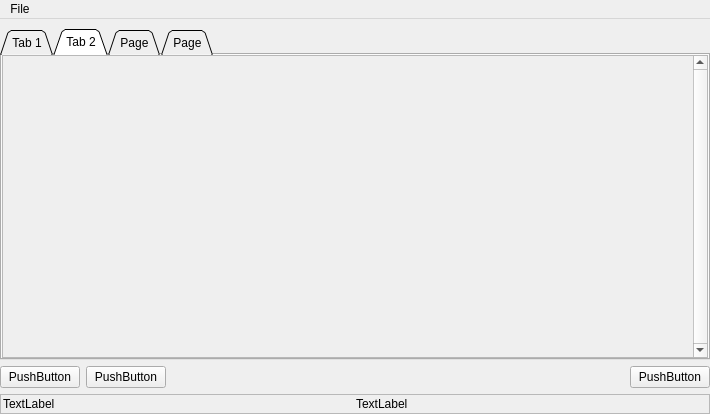
<?xml version="1.0" encoding="UTF-8"?>
<ui version="4.0">
 <class>MainWindow</class>
 <widget class="QMainWindow" name="MainWindow">
  <property name="geometry">
   <rect>
    <x>0</x>
    <y>0</y>
    <width>710</width>
    <height>414</height>
   </rect>
  </property>
  <property name="windowTitle">
   <string>Test</string>
  </property>
  <widget class="QWidget" name="centralWidget">
   <layout class="QGridLayout" name="gridLayout">
    <property name="leftMargin">
     <number>0</number>
    </property>
    <property name="topMargin">
     <number>10</number>
    </property>
    <property name="rightMargin">
     <number>0</number>
    </property>
    <property name="bottomMargin">
     <number>0</number>
    </property>
    <item row="0" column="1">
     <widget class="QTabWidget" name="tabWidget">
      <property name="tabShape">
       <enum>QTabWidget::Triangular</enum>
      </property>
      <property name="currentIndex">
       <number>1</number>
      </property>
      <property name="elideMode">
       <enum>Qt::ElideNone</enum>
      </property>
      <widget class="QWidget" name="tab">
       <attribute name="title">
        <string>Tab 1</string>
       </attribute>
       <layout class="QVBoxLayout" name="verticalLayout_5">
        <property name="margin">
         <number>0</number>
        </property>
        <item>
         <widget class="QScrollArea" name="scrollArea">
          <property name="verticalScrollBarPolicy">
           <enum>Qt::ScrollBarAlwaysOn</enum>
          </property>
          <property name="widgetResizable">
           <bool>true</bool>
          </property>
          <widget class="QWidget" name="scrollAreaWidgetContents">
           <property name="geometry">
            <rect>
             <x>0</x>
             <y>0</y>
             <width>687</width>
             <height>301</height>
            </rect>
           </property>
           <widget class="QWidget" name="verticalLayoutWidget">
            <property name="geometry">
             <rect>
              <x>0</x>
              <y>0</y>
              <width>681</width>
              <height>31</height>
             </rect>
            </property>
            <layout class="QVBoxLayout" name="verticalLayout">
             <property name="sizeConstraint">
              <enum>QLayout::SetMinimumSize</enum>
             </property>
            </layout>
           </widget>
          </widget>
         </widget>
        </item>
       </layout>
      </widget>
      <widget class="QWidget" name="tab_2">
       <attribute name="title">
        <string>Tab 2</string>
       </attribute>
       <layout class="QVBoxLayout" name="verticalLayout_3">
        <property name="margin">
         <number>0</number>
        </property>
        <item>
         <widget class="QScrollArea" name="scrollArea_2">
          <property name="verticalScrollBarPolicy">
           <enum>Qt::ScrollBarAlwaysOn</enum>
          </property>
          <property name="widgetResizable">
           <bool>true</bool>
          </property>
          <widget class="QWidget" name="scrollAreaWidgetContents_2">
           <property name="geometry">
            <rect>
             <x>0</x>
             <y>0</y>
             <width>687</width>
             <height>301</height>
            </rect>
           </property>
          </widget>
         </widget>
        </item>
       </layout>
      </widget>
      <widget class="QWidget" name="tab_3">
       <property name="sizePolicy">
        <sizepolicy hsizetype="Preferred" vsizetype="Preferred">
         <horstretch>0</horstretch>
         <verstretch>0</verstretch>
        </sizepolicy>
       </property>
       <property name="minimumSize">
        <size>
         <width>0</width>
         <height>0</height>
        </size>
       </property>
       <property name="maximumSize">
        <size>
         <width>16777215</width>
         <height>16777215</height>
        </size>
       </property>
       <property name="autoFillBackground">
        <bool>true</bool>
       </property>
       <attribute name="title">
        <string>Page</string>
       </attribute>
      </widget>
      <widget class="QWidget" name="tab_4">
       <attribute name="title">
        <string>Page</string>
       </attribute>
      </widget>
     </widget>
    </item>
    <item row="1" column="1">
     <layout class="QVBoxLayout" name="verticalLayout_2">
      <item>
       <layout class="QHBoxLayout" name="horizontalLayout">
        <item>
         <widget class="QPushButton" name="pushButton_2">
          <property name="text">
           <string>PushButton</string>
          </property>
         </widget>
        </item>
        <item>
         <widget class="QPushButton" name="pushButton">
          <property name="text">
           <string>PushButton</string>
          </property>
          <property name="checkable">
           <bool>true</bool>
          </property>
          <property name="checked">
           <bool>false</bool>
          </property>
         </widget>
        </item>
        <item>
         <spacer name="horizontalSpacer">
          <property name="orientation">
           <enum>Qt::Horizontal</enum>
          </property>
          <property name="sizeHint" stdset="0">
           <size>
            <width>40</width>
            <height>20</height>
           </size>
          </property>
         </spacer>
        </item>
        <item>
         <widget class="QPushButton" name="pushButton_3">
          <property name="text">
           <string>PushButton</string>
          </property>
         </widget>
        </item>
       </layout>
      </item>
      <item>
       <widget class="QFrame" name="frame">
        <property name="sizePolicy">
         <sizepolicy hsizetype="Preferred" vsizetype="Minimum">
          <horstretch>0</horstretch>
          <verstretch>0</verstretch>
         </sizepolicy>
        </property>
        <property name="minimumSize">
         <size>
          <width>12</width>
          <height>0</height>
         </size>
        </property>
        <property name="frameShape">
         <enum>QFrame::StyledPanel</enum>
        </property>
        <property name="frameShadow">
         <enum>QFrame::Sunken</enum>
        </property>
        <layout class="QHBoxLayout" name="horizontalLayout_2">
         <property name="spacing">
          <number>1</number>
         </property>
         <property name="margin">
          <number>2</number>
         </property>
         <item>
          <widget class="QLabel" name="label_2">
           <property name="text">
            <string>TextLabel</string>
           </property>
          </widget>
         </item>
         <item>
          <widget class="QLabel" name="label">
           <property name="text">
            <string>TextLabel</string>
           </property>
          </widget>
         </item>
        </layout>
       </widget>
      </item>
     </layout>
    </item>
   </layout>
  </widget>
  <widget class="QMenuBar" name="menuBar">
   <property name="geometry">
    <rect>
     <x>0</x>
     <y>0</y>
     <width>710</width>
     <height>21</height>
    </rect>
   </property>
   <widget class="QMenu" name="menuFile">
    <property name="title">
     <string>File</string>
    </property>
    <addaction name="actionQuit"/>
   </widget>
   <addaction name="menuFile"/>
  </widget>
  <action name="actionQuit">
   <property name="text">
    <string>Quit</string>
   </property>
  </action>
 </widget>
 <resources/>
 <connections>
  <connection>
   <sender>actionQuit</sender>
   <signal>activated()</signal>
   <receiver>MainWindow</receiver>
   <slot>close()</slot>
   <hints>
    <hint type="sourcelabel">
     <x>-1</x>
     <y>-1</y>
    </hint>
    <hint type="destinationlabel">
     <x>167</x>
     <y>113</y>
    </hint>
   </hints>
  </connection>
 </connections>
</ui>
